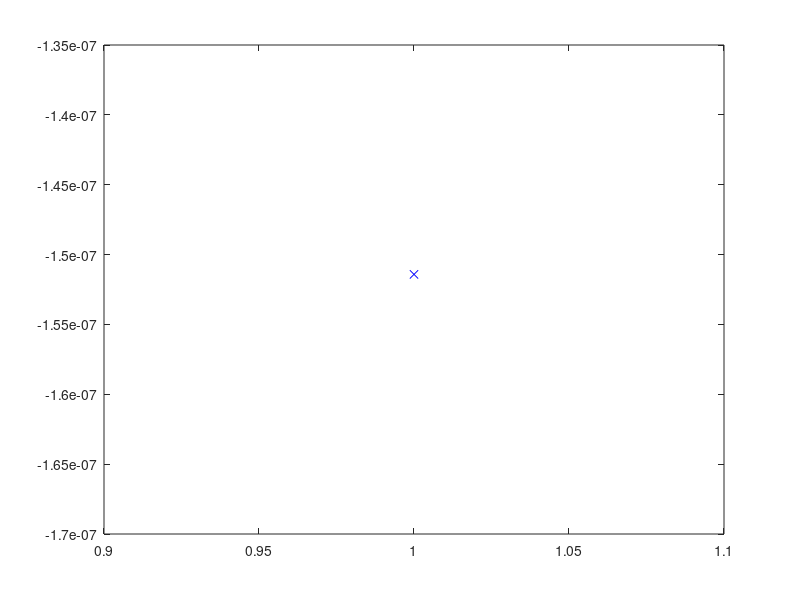

MATLAB code to generate this figure:
clear all;
close all;
 
 
A=load('plot.txt')
 


%p1=A(:,4);
%p2=A(:,5);
%p3=A(:,6);

%figure;
%plot(p1,'-r');
%hold all;
%plot(p2,'--g');
%hold all;
%plot(p3,'xb');

m1=A(:,1);
m2=A(:,2);
m3=A(:,3);

figure;
plot(m1,'-r');
hold all;
plot(m2,'--g');
hold all;
plot(m3,'xb');